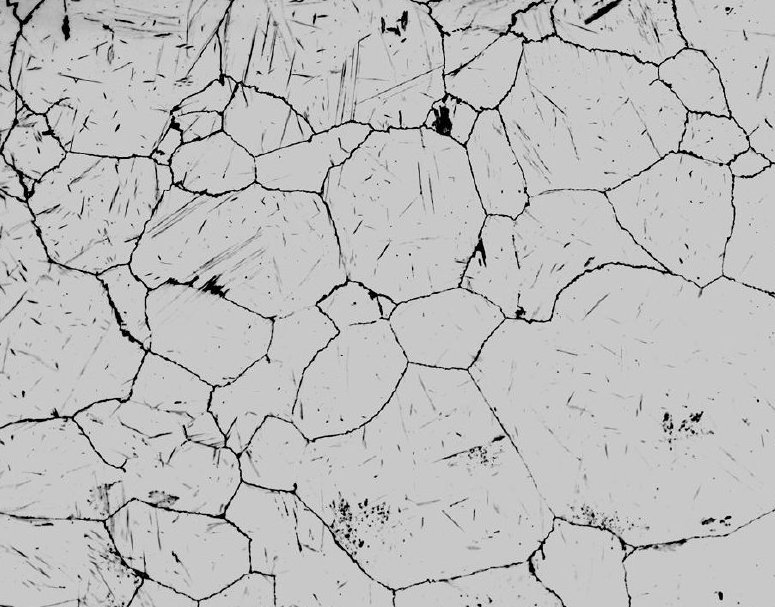
#> input picture python_for_microscopists-master/images/grains.jpg, 775 x 607 px, found by its file name
$ python '276 - Grain segmentation using less than 10 lines of code in python.py'
#> lines starting #> are read from the running program, lines starting #| are printed output that depends on the picture
# https://youtu.be/pQfUMp51sI4
"""
Grain segmentation using < 10 lines of code in python
uses voronoi_labeling from the pyclesperanto library in python

# For installation instructions of the pyclesperanto package,
please refer to the following link
# https://github.com/clEsperanto/pyclesperanto_prototype

"""

###### GRAIN SEGMENTATION IN LESS THAN 10 LINES OF CODE
from skimage import img_as_ubyte, io
import matplotlib.pyplot as plt
import numpy as np
import pyclesperanto_prototype as cle

input_image_original = img_as_ubyte(io.imread("grains.jpg", as_gray=True))
#> input_image_original is the input picture: shape (607, 775); min 0, max 254, mean 189.1
input_image = np.invert(input_image_original)
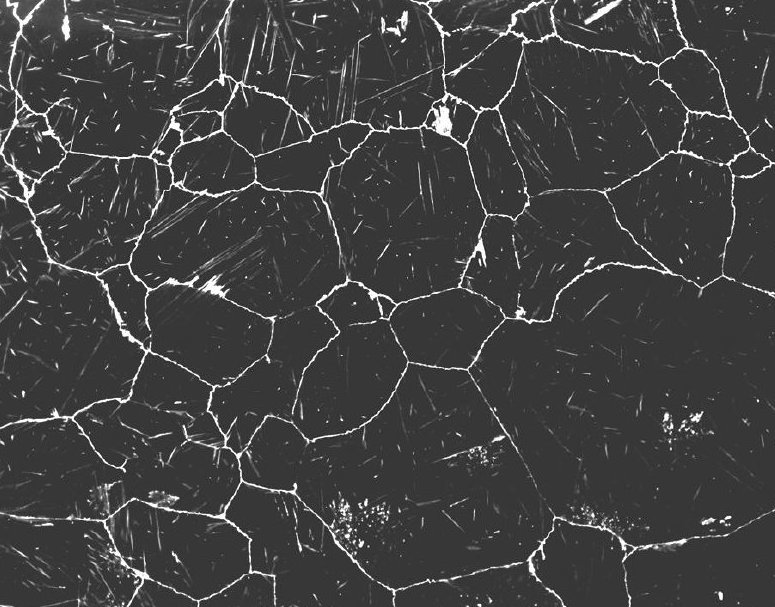
#> input_image: shape (607, 775); min 1, max 255, mean 65.9
#> (the run stopped early here; a loop or call above may not have finished)

$ run again, with python_for_microscopists-master/images/Alloy.jpg copied over python_for_microscopists-master/images/grains.jpg
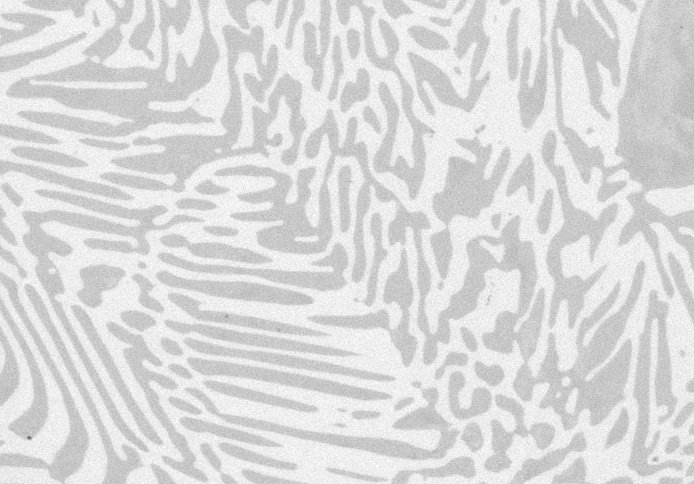
#> input picture python_for_microscopists-master/images/Alloy.jpg, 694 x 484 px, found by its file name
#> input_image_original is the input picture: shape (484, 694); min 95, max 255, mean 218.6
#> `input_image = np.invert(input_image_original)`:
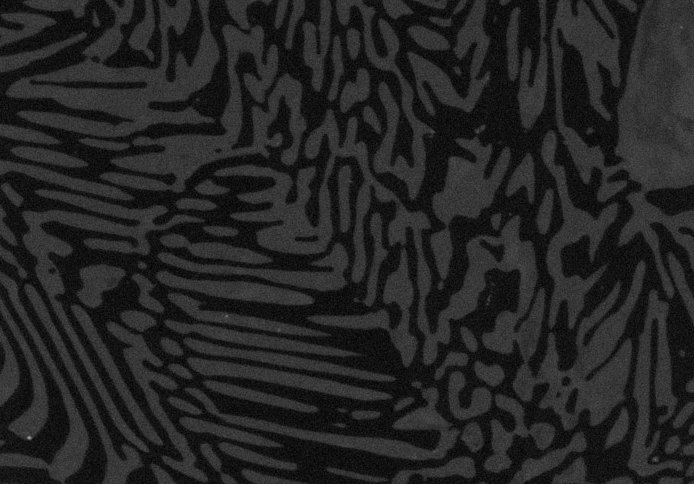
#> input_image: shape (484, 694); min 0, max 160, mean 36.4
